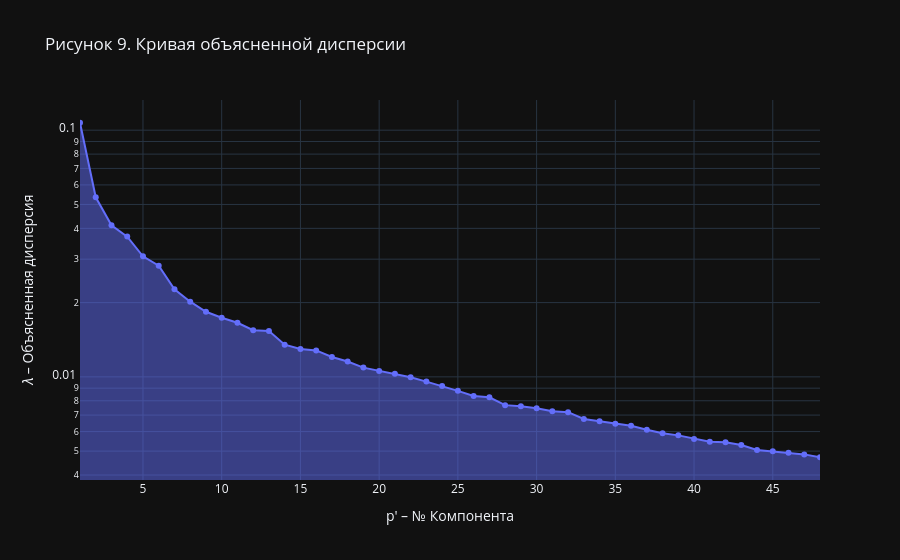

The code cell stored with this chart in its notebook:
### Code cell
exp_val = EV

px.area(
    x=range(1, exp_val.shape[0] + 1),
    y=exp_val,
    labels={"x": "p' – № Компонента", "y": "𝜆 – Объясненная дисперсия"},
    markers=True,
    template="plotly_dark",
    title="Рисунок 9. Кривая объясненной дисперсии",
    log_y=True # Логарифмическая ось ординат  
)

### Figure 1 — Plotly figure (JSON) as saved in the notebook; plotly's stock layout.template omitted (floating-point values rounded to 4 significant figures)
{"data": [{"fillpattern": {"shape": ""}, "hovertemplate": "p' – № Компонента=%{x}<br>𝜆 – Объясненная дисперсия=%{y}<extra></extra>", "legendgroup": "", "line": {"color": "#636efa"}, "marker": {"symbol": "circle"}, "mode": "lines+markers", "name": "", "orientation": "v", "showlegend": false, "stackgroup": "1", "type": "scatter", "x": [1, 2, 3, 4, 5, 6, 7, 8, 9, 10, 11, 12, 13, 14, 15, 16, 17, 18, 19, 20, 21, 22, 23, 24, 25, 26, 27, 28, 29, 30, 31, 32, 33, 34, 35, 36, 37, 38, 39, 40, 41, 42, 43, 44, 45, 46, 47, 48], "xaxis": "x", "y": [0.1072, 0.05345, 0.04116, 0.03703, 0.03082, 0.02822, 0.02264, 0.02017, 0.01837, 0.01737, 0.01657, 0.01546, 0.01534, 0.01351, 0.01297, 0.0128, 0.01203, 0.01155, 0.0109, 0.01057, 0.01029, 0.009966, 0.009568, 0.009175, 0.008777, 0.008366, 0.008268, 0.00768, 0.007608, 0.00746, 0.007259, 0.007195, 0.006749, 0.006608, 0.006448, 0.006333, 0.006102, 0.005914, 0.005792, 0.005604, 0.005455, 0.00543, 0.005291, 0.005054, 0.004996, 0.004925, 0.00485, 0.004722], "yaxis": "y"}], "layout": {"legend": {"tracegroupgap": 0}, "title": {"text": "Рисунок 9. Кривая объясненной дисперсии"}, "xaxis": {"anchor": "y", "domain": [0, 1], "title": {"text": "p' – № Компонента"}}, "yaxis": {"anchor": "x", "domain": [0, 1], "title": {"text": "𝜆 – Объясненная дисперсия"}, "type": "log"}}}
